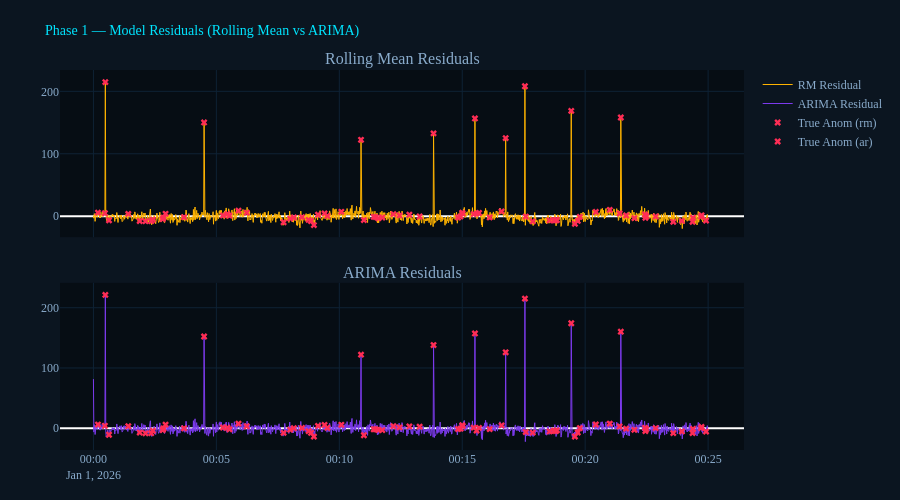

The notebook cell saved with this chart:
### Code cell
# ── Plot 2: ARIMA Residuals vs Rolling Residuals ─────────────────────────────
fig2 = make_subplots(rows=2, cols=1, shared_xaxes=True,
    subplot_titles=("Rolling Mean Residuals", "ARIMA Residuals"),
    vertical_spacing=0.12)

fig2.add_trace(go.Scatter(x=sub["timestamp"], y=sub["rm_resid_latency"],
    mode="lines", name="RM Residual", line=dict(color=PALETTE["amber"], width=1)), row=1, col=1)
if "arima_resid_latency" in sub.columns:
    fig2.add_trace(go.Scatter(x=sub["timestamp"], y=sub["arima_resid_latency"],
        mode="lines", name="ARIMA Residual", line=dict(color=PALETTE["purple"], width=1)), row=2, col=1)

# Highlight anomalies on residual plot
for row_i, col_name in [(1, "rm_resid_latency"), (2, "arima_resid_latency")]:
    if col_name in sub.columns:
        anom = sub[sub["anomaly_label"] == 1]
        fig2.add_trace(go.Scatter(x=anom["timestamp"], y=anom[col_name],
            mode="markers", name=f"True Anom ({col_name[:2]})",
            marker=dict(color=PALETTE["red"], size=6, symbol="x")), row=row_i, col=1)

fig2.update_layout(paper_bgcolor=PALETTE["paper"], plot_bgcolor=PALETTE["bg"],
    font=dict(family="Share Tech Mono", color=PALETTE["text"]),
    title=dict(text="Phase 1 — Model Residuals (Rolling Mean vs ARIMA)",
               font=dict(color=PALETTE["cyan"], size=14)),
    height=500, showlegend=True, margin=dict(l=60, r=30, t=70, b=50))
fig2.update_xaxes(gridcolor=PALETTE["grid"])
fig2.update_yaxes(gridcolor=PALETTE["grid"])
fig2.show()
